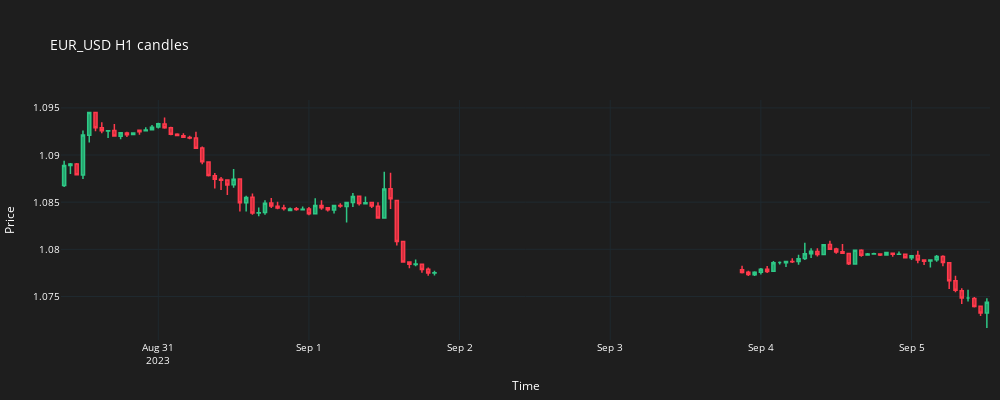

Notebook source saved alongside this figure:
### Code cell
# create plot
fig = go.Figure()
fig.add_trace(
    go.Candlestick(
        x=df_plot['time'], 
        open=df_plot['mid_o'], 
        high=df_plot['mid_h'], 
        low=df_plot['mid_l'], 
        close=df_plot['mid_c'],
        line=dict(width=1.5), opacity=1,
        increasing_fillcolor='#24A06B',
        decreasing_fillcolor="#CC2E3C",
        increasing_line_color='#2EC886',
        decreasing_line_color='#FF3A4C'
    )
)
# add formatting
fig.update_layout(width=1000, height=400, title=f"{pair} {granularity} candles", yaxis_title="Price", xaxis_title="Time", 
                  margin=dict(l=10, r=10, b=10),
                  font=dict(size=10, color="#ffffff"),
                  paper_bgcolor="#1e1e1e", plot_bgcolor="#1e1e1e")

fig.update_xaxes(
    gridcolor="#1f292f",
    showgrid=True, fixedrange=True, rangeslider=dict(visible=False)
)

fig.update_yaxes(gridcolor="#1f292f", showgrid=True)

fig.show()
